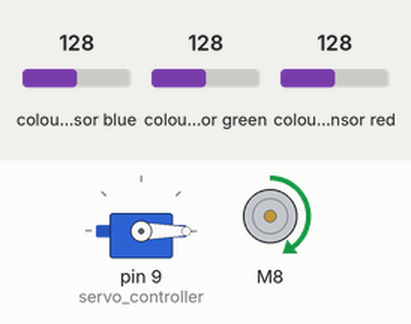
Bench run of a sketch on a simulated Arduino Uno, built with avr-gcc and run on an emulated ATmega328P. Parts: servo, DC motor (green arrow = forward, orange = backward, longer = faster). Wiring (inferred from the names in the program): TCS3200 colour sensor: output pin 6; S2 pin 4; S3 pin 5; S0 pin 2; S1 pin 3. The test bench sets the inputs (shaded band); at power-on: colour sensor blue 128, colour sensor green 128, colour sensor red 128. What the sketch prints to the serial monitor is not drawn.

Above: at 0.25 s.
Timing chart, 0 to 1.9 s (numbered marks = the images above):
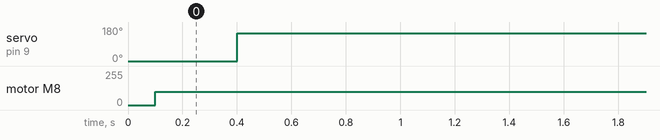

The sketch:

main.ino
```cpp
#include <L298N.h>
L298N myMotor(10,8,7);
#include <Servo.h>
Servo myServo;
int S0 = 2;
int S1 = 3;
int S2 = 4;
int S3 = 5;
int sensorOut = 6;
int redfrequency = 0;
int greenfrequency = 0;
int bluefrequency = 0;
String founded_color;

int servo_controller = 9;

//servo postion of cup: red, yellow, orange, blue, green, brown, other
int redPos = 92;
int yellowPos = 104;
int orangePos = 116;
int bluePos = 127;
int greenPos = 138;
int brownPos = 148;
int otherPos = 159;

void setup() {
  // put your setup code here, to run once:
myMotor.setSpeed(100);
pinMode(S0, OUTPUT);
  pinMode(S1, OUTPUT);
  pinMode(S2, OUTPUT);
  pinMode(S3, OUTPUT);
  pinMode(sensorOut, INPUT);

//Setting frequency scaling to 20%
digitalWrite(S0, HIGH);
digitalWrite(S1, LOW);

//Set up servo
myServo.attach(servo_controller);
myServo.write(0);
delay(100);

Serial.begin(9600);


}

String what_color (int minired,int maxired,int minigreen, int maxigreen, int miniblue, int maxiblue,String color){
  if (redfrequency > minired && redfrequency < maxired && greenfrequency < maxigreen && greenfrequency > minigreen && bluefrequency < maxiblue && bluefrequency > miniblue){
  Serial.println(color);
  return color;
}
}

//Turn the servo
void turning_servo(String color){
  if (color == "RED"){
    myServo.write(redPos);
  }
  else if (color == "YELLOW"){
    myServo.write(yellowPos);
  }
   else if (color == "ORANGE"){
    myServo.write(orangePos);
  }
   else if (color == "BLUE"){
    myServo.write(bluePos);
  }
   else if (color == "GREEN"){
    myServo.write(greenPos);
  }
   else if (color == "BROWN"){
    myServo.write(brownPos);
  }
}


void loop() {
  // put your main code here, to run repeatedly:
  myMotor.forward();
    //Setting red filtered photodiodes to be read
  digitalWrite(S2, LOW);
  digitalWrite(S3, LOW);

  //Reading the output frequency
  redfrequency = pulseIn(sensorOut, LOW);

  //Print the value on serial monitor
  Serial.print("R= ");
  Serial.print(redfrequency);//printing red LED frequency
  Serial.print(" ");
  delay(100);

//Setting Green filtered photodiodes to be read
digitalWrite(S2, HIGH);
digitalWrite(S3, HIGH);

//Reading the output frequency
greenfrequency = pulseIn(sensorOut, LOW);

//Printing the value on the serial monitor
Serial.print("G= ");
Serial.print(greenfrequency);
Serial.print(" ");
delay(100);

//Setting blue filtered photodiodes to read
digitalWrite(S2, LOW);
digitalWrite(S3, HIGH);

//Reading the output frequency
bluefrequency = pulseIn(sensorOut, LOW);

//Printing the value on the serial monitor
Serial.print("B= ");
Serial.print(bluefrequency);
Serial.println(" ");
delay(100);


//Find the color
founded_color= what_color(0, 100, 0, 100, 0, 100, "RED");
founded_color=what_color(0, 100, 0, 100, 0, 100, "YELLOW");
founded_color=what_color(0, 100, 0, 100, 0, 100, "ORANGE");
founded_color=what_color(0, 100, 0, 100, 0, 100, "BLUE");
founded_color=what_color(0, 100, 0, 100, 0, 100, "GREEN");
founded_color=what_color(0, 100, 0, 100, 0, 100, "BROWN");

turning_servo(founded_color);

Serial.println();
delay(500);
}
```

Measured:
- by itself, servo on pin 9 (servo_controller): 0° → 148° at 0.40 s
- by itself, motor M8: stopped → forward 100/255 at 0.10 s
